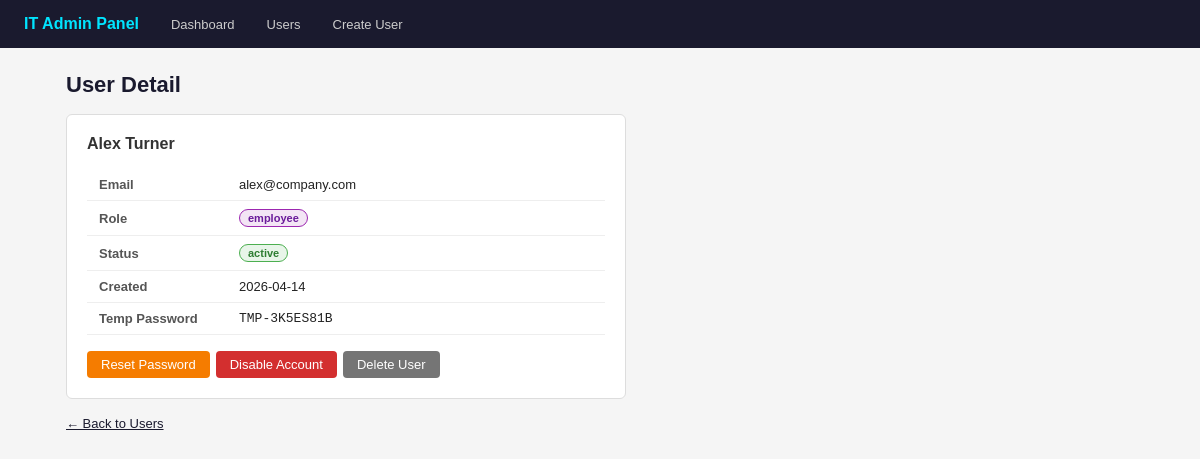
The page /user/9 on the database its author committed.
### tables this page shows
CREATE TABLE users (
            id          INTEGER PRIMARY KEY AUTOINCREMENT,
            name        TEXT NOT NULL,
            email       TEXT UNIQUE NOT NULL,
            role        TEXT NOT NULL DEFAULT 'employee',
            status      TEXT NOT NULL DEFAULT 'active',
            password    TEXT NOT NULL,
            created_at  TEXT NOT NULL
        );

### app.py (the view)
@app.route("/user/<int:user_id>")
def user_detail(user_id):
    db = get_db()
    user = db.execute("SELECT * FROM users WHERE id=?", (user_id,)).fetchone()
    db.close()
    if not user:
        flash("User not found.", "error")
        return redirect(url_for("users"))
    return render_template("user_detail.html", user=user)

### app.py (called while the page is built)
def get_db():
    conn = sqlite3.connect(DB_PATH)
    conn.row_factory = sqlite3.Row
    return conn

### templates/user_detail.html (shortened to what this page needs)
{% extends "base.html" %}
{% block content %}
<h1>User Detail</h1>
<div class="card" style="max-width:560px;">
    <h2>{{ user.name }}</h2>
    <table class="detail-table" style="margin: 16px 0;">
        <tr><td>Email</td><td>{{ user.email }}</td></tr>
        <tr><td>Role</td><td><span class="badge badge-{{ user.role }}">{{ user.role }}</span></td></tr>
        <tr><td>Status</td><td><span class="badge badge-{{ user.status }}">{{ user.status }}</span></td></tr>
        <tr><td>Created</td><td>{{ user.created_at[:10] }}</td></tr>
        <tr><td>Temp Password</td><td style="font-family:monospace;">{{ user.password }}</td></tr>
    </table>
    <div class="actions">
        <a href="/reset-password/{{ user.id }}" class="btn btn-warning">Reset Password</a>
        <form method="POST" action="/toggle-status/{{ user.id }}" style="display:inline;">
            {% if user.status == 'active' %}
            <button type="submit" class="btn btn-danger">Disable Account</button>
            {% else %}
            <button type="submit" class="btn btn-success">Enable Account</button>
            {% endif %}
        </form>
        <form method="POST" action="/delete-user/{{ user.id }}" style="display:inline;"
              onsubmit="return confirm('Delete {{ user.name }}? This cannot be undone.');">
            <button type="submit" class="btn btn-secondary">Delete User</button>
        </form>
    </div>
</div>
<a href="/users" style="color:#1a1a2e; font-size:13px;">← Back to Users</a>
{% endblock %}

### templates/base.html (style rules this page uses)
* { box-sizing: border-box; margin: 0; padding: 0; }
body { font-family: Arial, sans-serif; font-size: 14px; background: #f5f5f5; color: #222; }
h1 { font-size: 22px; margin-bottom: 16px; color: #1a1a2e; }
h2 { font-size: 16px; margin-bottom: 12px; color: #333; }
.card { background: white; border: 1px solid #ddd; border-radius: 6px; padding: 20px; margin-bottom: 16px; }
.btn { display: inline-block; padding: 6px 14px; border: none; border-radius: 4px; font-size: 13px; cursor: pointer; text-decoration: none; font-family: Arial, sans-serif; }
.btn-danger { background: #d32f2f; color: white; }
.btn-warning { background: #f57c00; color: white; }
.btn-secondary { background: #757575; color: white; }
table { width: 100%; border-collapse: collapse; font-size: 13px; }
td { padding: 8px 12px; border-bottom: 1px solid #eee; vertical-align: middle; }
.badge { display: inline-block; padding: 2px 8px; border-radius: 12px; font-size: 11px; font-weight: bold; }
.badge-active { background: #e8f5e9; color: #2e7d32; border: 1px solid #4caf50; }
.badge-employee { background: #f3e5f5; color: #6a1b9a; border: 1px solid #9c27b0; }
.detail-table td:first-child { font-weight: bold; color: #555; width: 140px; }
.actions { display: flex; gap: 6px; flex-wrap: wrap; }

### rows shown on the page
users: name "Alex Turner", email "alex@company.com", role "employee", status "active", created_at "2026-04-14", password "TMP-3K5ES81B"
